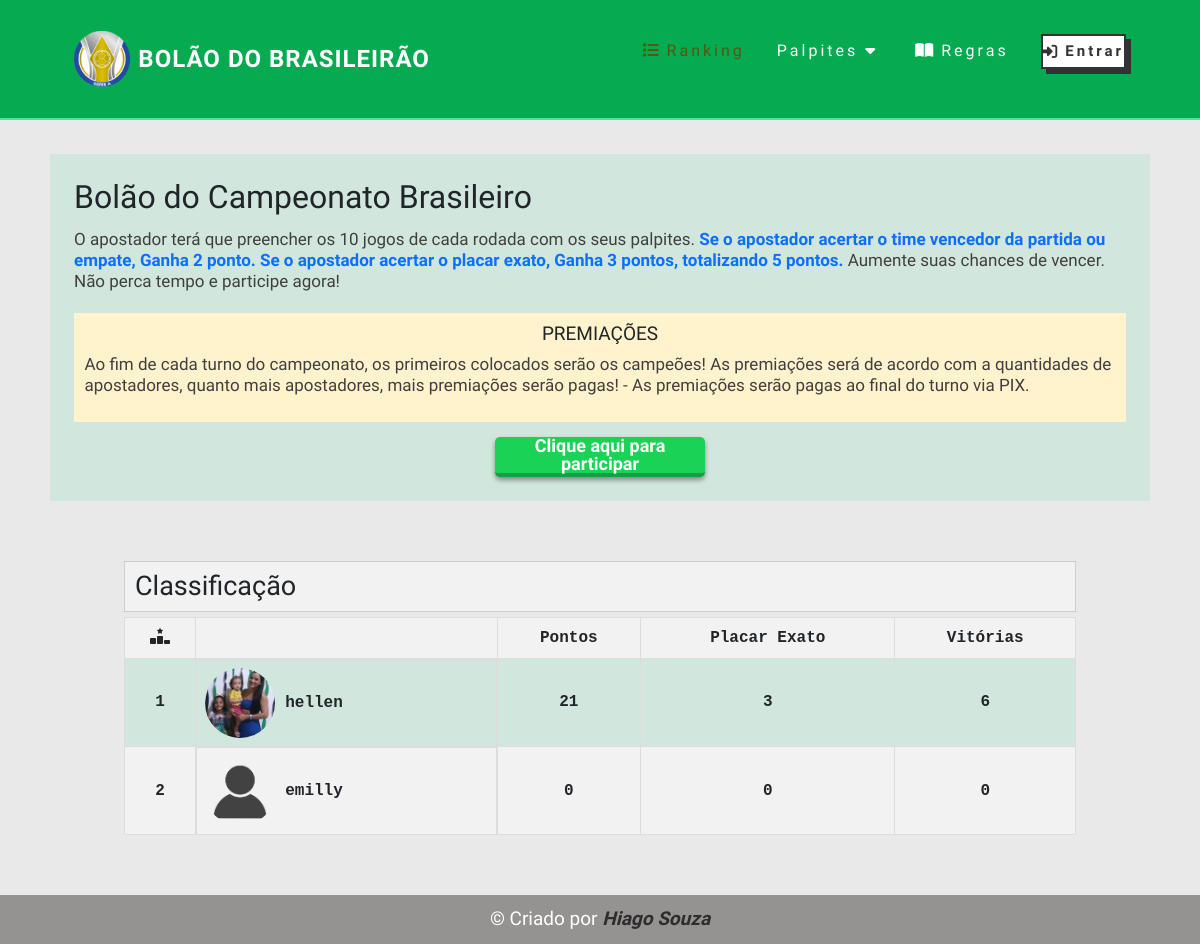
Before: / with the older database file.
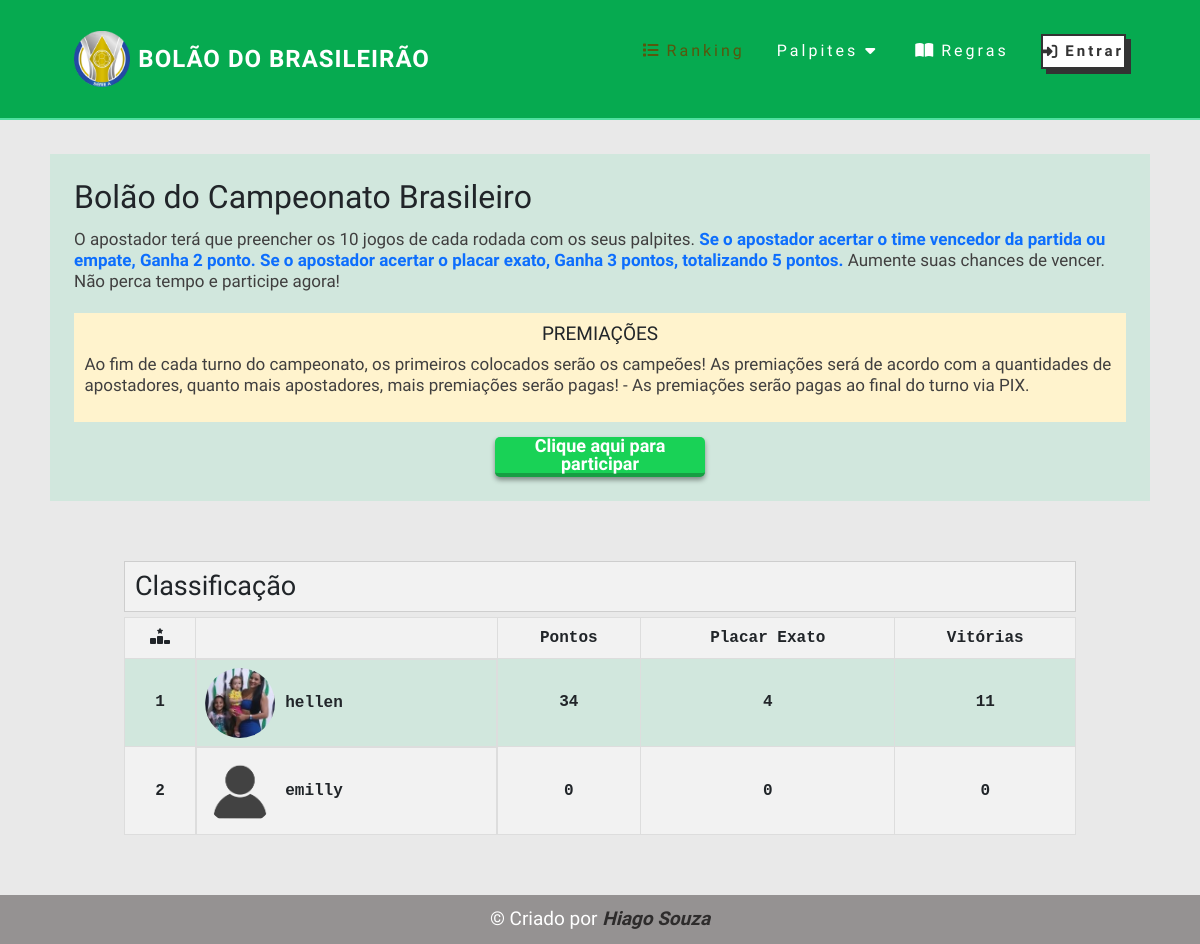
After: the same page with the newer database file.
### bolao/models.py (models this page shows, shortened)
class Classificacao(models.Model):
    usuario = models.OneToOneField(Usuario, null=True, blank=True, on_delete=models.CASCADE)
    pontos = models.IntegerField(default=0)
    placar_exato = models.IntegerField(default=0)
    vitorias = models.IntegerField(default=0)
    empates = models.IntegerField(default=0)

class Usuario(models.Model):
    nome = models.CharField(max_length=200, null=True, blank=True)
    usuario = models.OneToOneField(User, null=True, blank=True, on_delete=models.CASCADE)
    email = models.CharField(max_length=200, null=True, blank=True, unique=True)
    whatsapp = models.CharField(max_length=200, null=True, blank=True, unique=True)
    pagamento = models.BooleanField(default=False)
    imagem = models.ImageField(upload_to='imagens', default='imagens/perfil-null.png')

### bolao/views.py (the view)
# urls.py: path('', homepage, name='homepage'),
def homepage(request):
    user = request.user
    usuarios = Classificacao.objects.filter(usuario__pagamento=True).order_by('-pontos', '-placar_exato', '-vitorias', '-empates')
    context = {'usuarios':usuarios}
    return render(request, 'index.html',context)

### bolao/templates/index.html (shortened to what this page needs)
{% extends 'auxiliar/base.html' %} {% load static %} {% block title %} Bolão | Ranking {% endblock%} {% block body %}
<section class="informacao">
    <div class="container__info">
        <h2 class="title">Bolão do Campeonato Brasileiro</h2>
        <p>O apostador terá que preencher os 10 jogos de cada rodada
            com os seus palpites.<b class="text-primary">
                Se o apostador acertar o time vencedor da partida ou empate, Ganha
                2 ponto. Se o apostador acertar o placar exato, Ganha 3
                pontos, totalizando 5 pontos.</b>
            Aumente suas chances de vencer. Não perca tempo e
            participe agora!</p>
        <div class="premiacoes">
            <h4>PREMIAÇÕES</h4>
            <p>
                Ao fim de cada turno do campeonato, os primeiros colocados serão os campeões!
                As premiações será de acordo com a quantidades de apostadores, quanto mais apostadores, mais
                premiações serão pagas!
                - As premiações serão pagas ao final do turno via PIX.
            </p>
        </div>
        <div class="inscricao">
            <button onclick="return sendToWhatSapp('{{request.user}}')">Clique aqui para participar</button>
        </div>
    </div>
</section>
<section class="container">
    <h2>Classificação</h2>
    <div class="tabela">
        <table>
            <thead>
                <tr>
                    <th><i class="fa-solid fa-ranking-star"></i></th>
                    <th></th>
                    <th>Pontos</th>
                    <th>Placar Exato</th>
                    <th>Vitórias</th>
                </tr>
            </thead>
            <tbody>
                {% for usuario in usuarios %}
                <tr>
                    <td>{{ forloop.counter }}</td>
                    <td class="usuario">
                        <img src="{{ usuario.usuario.imagem.url }}" alt="{{ usuario.usuario.nome }}" class="escudo">
                        {{ usuario.usuario.nome}}
                    </td>
                    <td>{{ usuario.pontos }}</td>
                    <td>{{ usuario.placar_exato }}</td>
                    <td>{{ usuario.vitorias }}</td>
                </tr>
                {% endfor %}
            </tbody>
        </table>
    </div>
</section>
{% endblock %}

Changed rows visible on the page:
changed Classificacao "hellen": pontos "21" → "34"; placar_exato "3" → "4"; vitorias "6" → "11"
